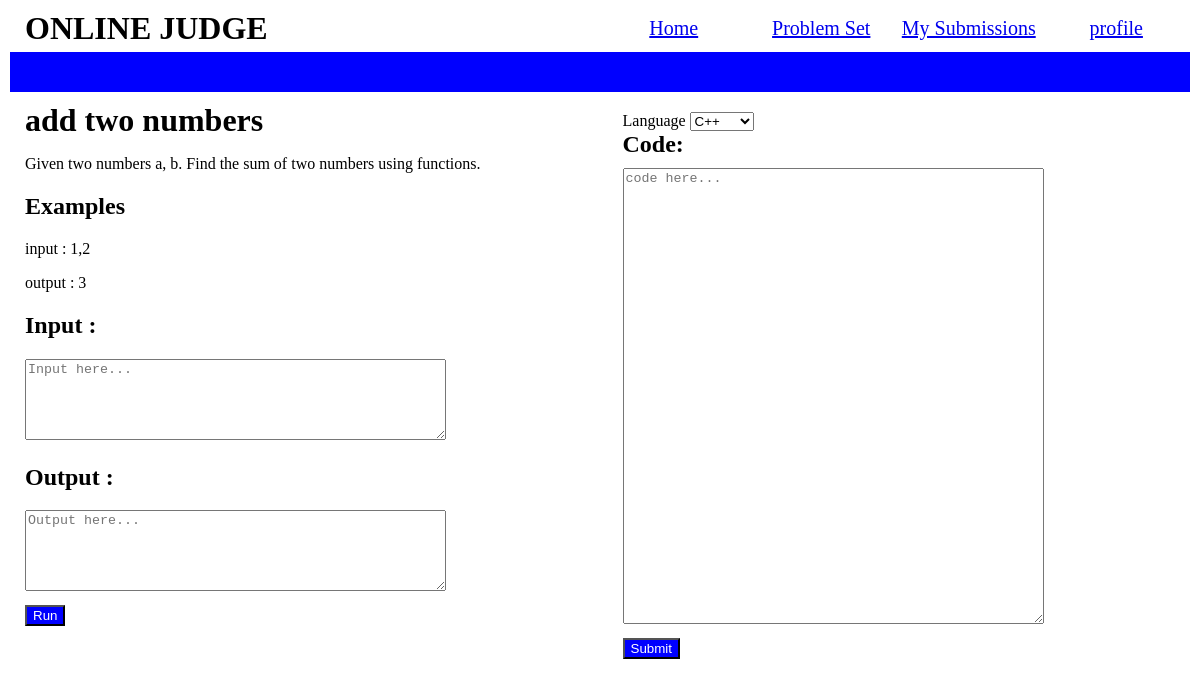
The app's page /problems/add two numbers/ with its own data.
### problems/models.py (models this page shows)
class Problem_set(models.Model) :
    problem_name = models.CharField(max_length = 50, blank = True, unique = True )
    rating = models.DecimalField(max_digits = 2, decimal_places = 1)
    topics = models.TextField()

class Problem(models.Model) :
    problem_id = models.ForeignKey(Problem_set, on_delete = models.CASCADE, related_name = "problem_id")
    description = models.TextField()
    input_problem = models.CharField(max_length = 200, blank = True)
    output_problem = models.CharField(max_length = 200, blank = True)

### problems/views.py (the view)
# urls.py: path('problems/<str:problem_name1>/',problem_view, name = "problem"),
def problem_view(request, problem_name1) :
    problem_description = Problem_set.objects.get(problem_name = problem_name1)
    problem_question = Problem.objects.get(pk = problem_description.pk)
    my_context = ({
        "problem_name" : problem_description.problem_name,
        "problem_id" : problem_description.pk,
        "problem_question" : problem_question.description,
        "problem_input" : problem_question.input_problem,
        "problem_output" : problem_question.output_problem,
        "problem_rating" : problem_description.rating
    })
    return render(request,"problem.html",{"my_context" : my_context})

### templates/problem.html (shortened to what this page needs)
{% extends "copy_main.html" %}
{% block link %}
<link rel="stylesheet" href="/static/problem.css/">
{% endblock %}
{% block body %}
<div class="box">
    <div class="navbar">
        <div class="heading">
            <h1>ONLINE JUDGE</h1>
        </div>
        <div class="links">
            <div class="link"><a href="/">Home</a></div>
            <div class="link"><a href="/problems">Problem Set</a></div>
            <div class="link"><a href="register/temp">My Submissions</a></div>
            <div class="link"><a href="register/temp">profile</a></div>
        </div>
    </div>
    <div class="bluebar">
    </div>
</div>
<div class="bottom">
    <div class="left">
        <div>
            <h1>{{my_context.problem_name}}</h1>
        </div>
        <div>
            <p>{{my_context.problem_question}}</p>
        </div>
        <div class="examples">
            <div>
                <h2>Examples</h2>
            </div>
            <div>
                <p> input : {{my_context.problem_input}}</p>
            </div>
            <div>
                <p>output : {{my_context.problem_output}}</p>
            </div>
        </div>
        <div class="input_box">
            <form action ="{% url 'run' my_context.problem_name %}" method="POST" onrun="copyCodeToRunForm()"> {% csrf_token %}
                <h2>Input :</h2>
                <div class="input"><textarea name="input" rows="5" cols="50" placeholder="Input here..."></textarea>
                </div>
                <h2>Output :</h2>
                <div class="output"><textarea name="output" rows="5" cols="50" placeholder="Output here..." readonly></textarea>
                </div>
                <button type="submit" name = "action" value = "Run">Run</button>
            </form>
        </div>
    </div>
    <div class="right">
        <form action = "{% url 'submission' %}" method = "POST"> {% csrf_token %}
            <label for = "language" >Language</label>
            <select id = "language" name = "language">
                <option value = "C++">C++</option>
            </select>
            <h2>Code:</h2>
            <textarea id = "code" name="code" rows="30" cols="50" placeholder="code here..."></textarea>
            <div class="submit">
                <button type="submit" name = "action" value = "Submit" >Submit</button>
            </div>
        </form>
    </div>
</div>
{% endblock %}

### static/problem.css (style rules this page uses)
body,html { margin : 0; }
.box { margin : 10px; }
.navbar { display : flex; box-sizing: border-box; }
.heading { background-color: white; width : 50%; }
h1 { margin : 0; padding-left : 15px; }
.links { width : 50%; background-color: white; display : flex; justify-content: center; align-items: center; }
.link { width : 25%; text-align : center; font-size : 20px; }
.bluebar { margin-top : 5px; background-color: blue; height : 40px; }
.bottom { margin-top : 10px; padding-left: 25px; display : flex; }
.bottom h1 { margin : 0; padding-left : 0; }
.input_box button { margin-top : 10px; background-color: blue; color : white; }
.left { width : 50%; }
.right { margin :10px; width : 35%; }
.right h2 { margin : 0; }
.right textarea { margin-top : 10px; }
.submit button { margin-top: 10px; background-color: blue; color : white; }

### records on screen
Problem_set: problem_name "add two numbers"
Problem: problem_question "Given two numbers a, b. Find the sum of two numbers using functions.", problem_input "1,2"

### other values on screen
{{ my_context.problem_output }} "3"
